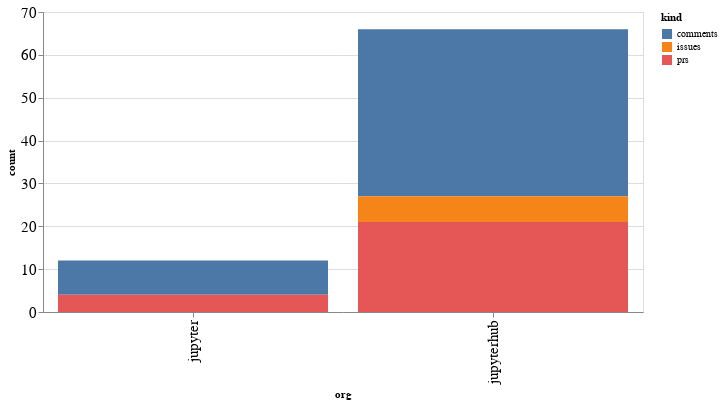

Write notebook code for a chart like this one.
### Code cell
alt.Chart(org_summaries, width=600).mark_bar().encode(
    x='org',
    y='count',
    color='kind',
    tooltip="org"
)

### Figure 1 — Vega-Lite specification as saved in the notebook (floating-point values rounded to 4 significant figures)
{"config": {"axisLeft": {"labelFontSize": 15}, "axisBottom": {"labelFontSize": 15}}, "data": {"name": "data-0b9389034eea37dfc1c1d031fcaf2857"}, "mark": "bar", "encoding": {"color": {"type": "nominal", "field": "kind"}, "tooltip": {"type": "nominal", "field": "org"}, "x": {"type": "nominal", "field": "org"}, "y": {"type": "quantitative", "field": "count"}}, "width": 600, "$schema": "https://vega.github.io/schema/vega-lite/v4.8.1.json", "datasets": {"data-0b9389034eea37dfc1c1d031fcaf2857": [{"org": "jupyter", "kind": "comments", "count": 8}, {"org": "jupyter", "kind": "prs", "count": 4}, {"org": "jupyterhub", "kind": "comments", "count": 39}, {"org": "jupyterhub", "kind": "issues", "count": 6}, {"org": "jupyterhub", "kind": "prs", "count": 21}]}}
